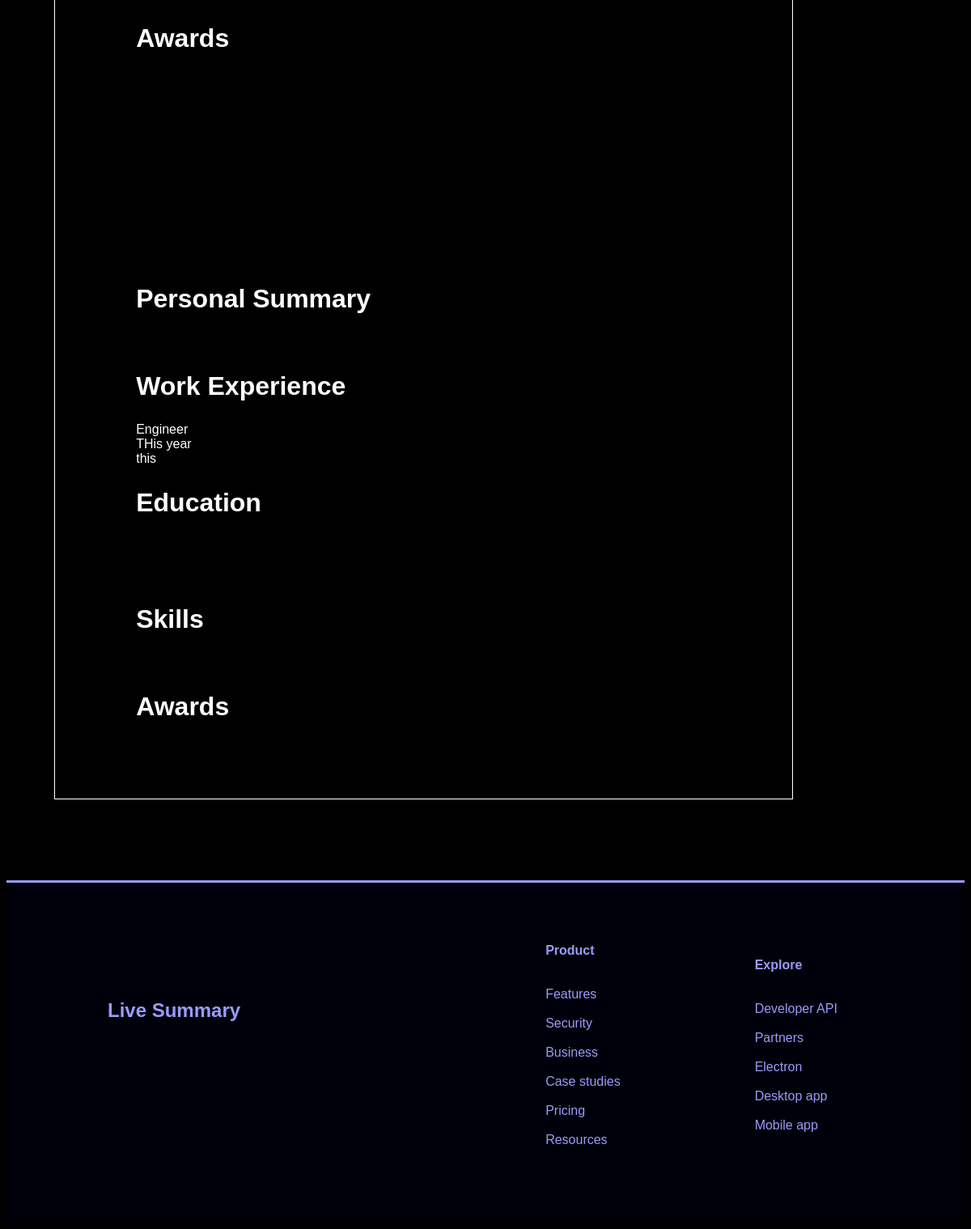
The app's page /Details (lower part), older data.
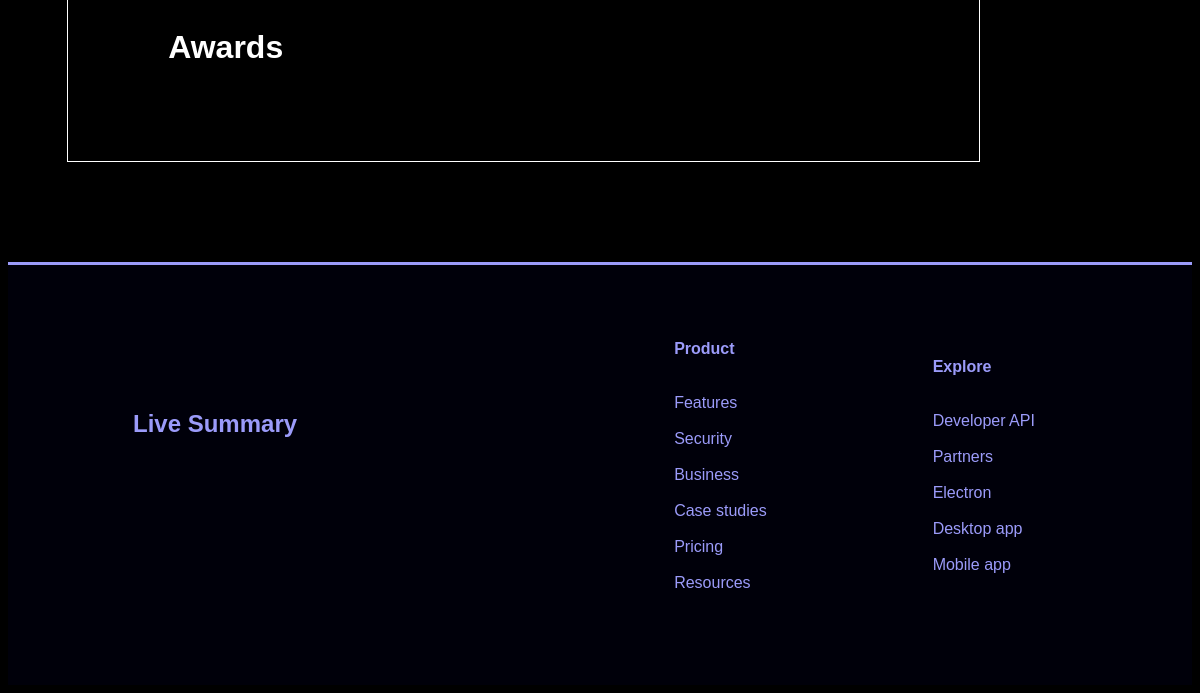
The same page, newer data.
### cv/models.py (models this page shows, shortened)
class Personal(models.Model):
    FullName = models.CharField(max_length=200, null=True, blank=True)
    location = models.CharField(max_length=200, null=True, blank=True)
    Email = models.CharField(max_length=200, null=True, blank=True)
    Socials = models.CharField(max_length=200, null=True, blank=True)
    Number = models.CharField(max_length=200, null=True, blank=True)
    Summary = models.CharField(max_length=400, null=True, blank=True)
    ExperienceRole = models.CharField(max_length = 200, null=True)
    ExperienceCompany = models.CharField(max_length=200, null=True, blank=True)
    ExperienceTimeline = models.CharField(max_length=200, null=True, blank=True)
    ExperienceDescription = models.CharField(max_length=200, null=True, blank=True)
    """ExperienceRoleOne = models.CharField(max_length = 200, null=True)
    ExperienceCompanyOne = models.CharField(max_length=200, null=True, blank=True)
    ExperienceTimelineOne = models.CharField(max_length=200, null=True, blank=True)"""
    ExperienceDescriptionOne = models.CharField(max_length=200, null=True, blank=True)
    EducationSchool = models.CharField(max_length=200, null=True, blank=True)
    EducationCourse = models.CharField(max_length=200, null=True, blank=True)
    EducationTimeline = models.CharField(max_length=200, null=True, blank=True)
    Skills = models.CharField(max_length=200, null=True, blank=True)
    Awards = models.CharField(max_length=200, null=True, blank=True)

### cv/views.py (the view)
# urls.py: path('Details', views.Details)
def Details(request):
    description_objects = Personal.objects.all()
    return render(request, 'Details.html',
        {'description_objects':description_objects},
    )

### cv/templates/Details.html (shortened to what this page needs)
{% load static%}
<!DOCTYPE html>
<html lang="en">
<head>
    <link rel="stylesheet" href="{% static './css/style.css' %}">
</head>
<body>
    <section class="BodyHtml">
        <div class="cv-container">
        {% for description in description_objects %}
            <h1>{{ description.FullName }}</h1><br/><br/>
            {{ description.location }}<br/><br/>
            {{ description.Email }}<br/><br/>
            {{ description.Socials }}<br/><br/>
            {{ description.Number }}<br/><br/>
            <h2>Personal Summary</h2>
            {{ description.Summary }}<br/>
            <h2>Work Experience</h2>
            {{ description.ExperienceRole }}<br/>
            {{ description.ExperienceTimeline }}<br/>
            {{ description.ExperienceDescription }}<br/>
            <h2>Education</h2>
            {{ description.EducationSchool }}<br/>
            {{ description.EducationCourse }}<br/>
            {{ description.EducationCourse }}<br/>
            <h2>Skills</h2>
            {{ description.Skillset }}<br/>
            <h2>Awards</h2>
            {{ description.Awarding }}<br/>
        {% endfor %}
        </div>
    </section>
    <section class="Footer-container">
        <div class="footer-container">
            <div class="footer-title">
                <h2>Live Summary</h2>
            </div>
            <div class="footer-sub">
                <div class="footer-sub-align">
                    <div class="footer-sub-sub">
                        <b>Product </b><br> <br><br>
                        Features <br><br>
                        Security <br><br>
                        Business<br><br>
                        Case studies<br><br>
                        Pricing<br><br>
                        Resources<br><br>
                    </div>
                    <div class="footer-sub-sub">
                        <b>Explore</b> <br> <br><br>
                        Developer API <br><br>
                        Partners <br><br>
                        Electron<br><br>
                        Desktop app<br><br>
                        Mobile app<br><br>
                    </div>
                </div>
                </div>
            </div>
    </section>
</body>
</html>

### cv/static/css/style.css (style rules this page uses)
body { background-color:black; color:#fff; max-width:100vw; overflow-x: hidden; font-family:sans-serif; }
section { max-width:100vw; overflow-x:hidden; }
.cv-container { width:60%; height:auto; padding:50px; padding-left:100px; padding-right:100px; border:1px solid white; margin-top:50px; margin-left:5%; }
.cv-container h2 { font-size:2em; }
.footer-container { display:flex; padding:75px; height:auto; background-color: rgb(0,0,10); margin-top:100px; color:rgb(155,155,250) }
.footer-container { border-top:3px solid rgb(155,155,250); }
.footer-title { width:40%; height:auto; padding: 50px; }
.footer-sub { display: flex; width:50%; height:auto; }
.footer-sub-sub { width:20%; margin:auto; height:auto; display:block; }
.footer-sub-align { display: flex; width:100%; }

Row changes from the older to the newer data that the page shows:
removed Personal: ExperienceRole "Engineer", ExperienceTimeline "THis year", ExperienceDescription "this"
